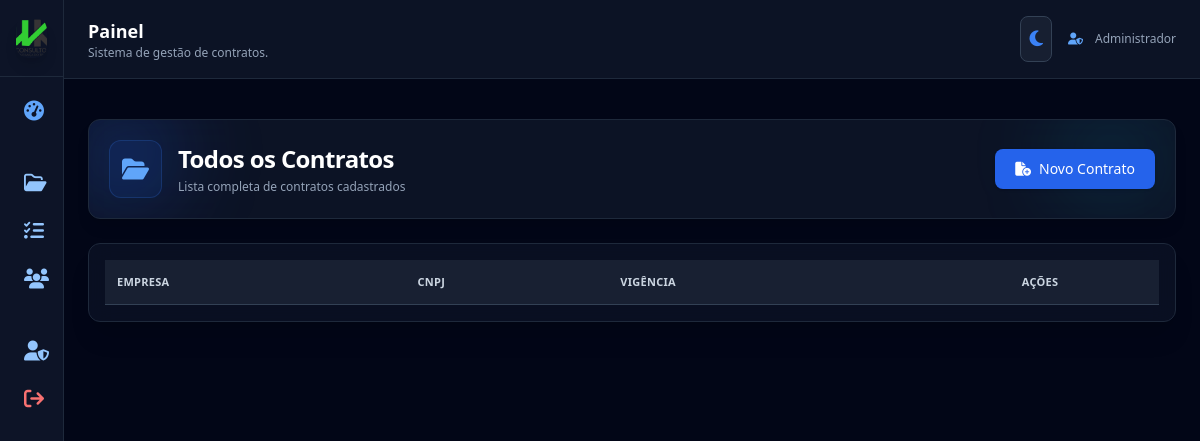
The app's page /contracts (signed in), older data.
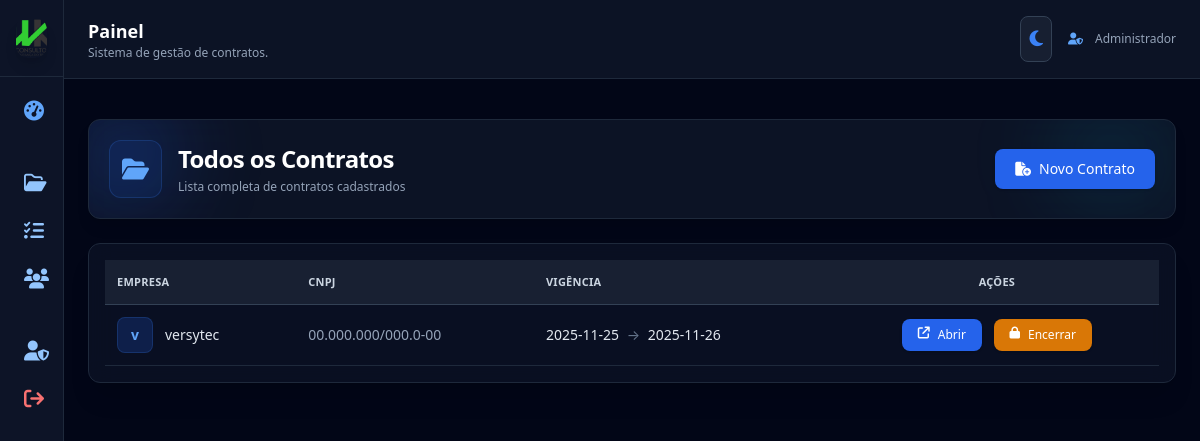
The same page, newer data.
### app.py (models this page shows)
class Contract(db.Model):
    id = db.Column(db.Integer, primary_key=True)
    company_id = db.Column(db.Integer, db.ForeignKey("company.id"))
    description = db.Column(db.Text)
    start_date = db.Column(db.String(20))
    end_date = db.Column(db.String(20))
    status = db.Column(db.String(20), default="ativo")  # <── AQUI
    company = db.relationship("Company")

class Company(db.Model):
    id = db.Column(db.Integer, primary_key=True)
    name = db.Column(db.String(120))
    cnpj = db.Column(db.String(20))
    created_at = db.Column(db.DateTime, default=datetime.utcnow)
    active = db.Column(db.Boolean, default=True)

### app.py (the view)
@app.route("/contracts")
@login_required
def lista_contratos():
    contracts = Contract.query.all()
    return render_template("contracts.html", contracts=contracts)

### app.py (called while the page is built, shortened)
@login_manager.user_loader
def load_user(user_id):
    return User.query.get(int(user_id))

@app.before_request
def criar_admin_automatico():
    admin = User.query.filter_by(email="admin@admin.com").first()

### templates/contracts.html (shortened to what the changed rows need)
{% extends "base.html" %}
{% block content %}
<section class="mb-6 relative">
  <div class="rounded-xl p-5
              bg-white/60 dark:bg-slate-900/80
              shadow-lg
              border border-slate-300 dark:border-slate-800
              backdrop-blur-xl overflow-hidden relative">
    <div class="relative flex items-center justify-between">
      <div class="flex items-center gap-4">
        <div>
          <h1 class="text-2xl font-bold
                     text-slate-800 dark:text-white tracking-tight">
            Todos os Contratos
          </h1>
        </div>
      </div>
    </div>
  </div>
</section>
<div class="rounded-xl shadow-xl border
            border-slate-300 dark:border-slate-800
            bg-white/70 dark:bg-slate-900/60
            backdrop-blur-md p-4">
  <table class="w-full text-sm">
    <thead class="bg-slate-200 dark:bg-slate-800/70
                  text-slate-700 dark:text-slate-300
                  text-[11px] uppercase tracking-wide
                  border-b border-slate-400 dark:border-slate-700">
      <tr>
        <th class="p-3 text-left">Empresa</th>
        <th class="p-3 text-left">CNPJ</th>
        <th class="p-3 text-left">Vigência</th>
        <th class="p-3 text-center">Ações</th>
      </tr>
    </thead>
    <tbody class="text-slate-700 dark:text-slate-200">
      {% for c in contracts %}
      <tr class="border-b
                 border-slate-300 dark:border-slate-800
                 hover:bg-slate-100 dark:hover:bg-slate-800/40
                 transition
                 {% if c.status == 'encerrado' %} bg-red-50 dark:bg-red-900/20 {% endif %}">
        <td class="p-3 flex items-center gap-3 font-medium">
          <div class="w-9 h-9
                      bg-blue-500/10 dark:bg-blue-600/20
                      text-blue-700 dark:text-blue-400
                      rounded-lg flex items-center justify-center
                      font-bold border
                      border-blue-300/40 dark:border-blue-500/20
                      text-sm">
            {{ c.company.name[0] }}
          </div>
          <div class="flex flex-col">
            {{ c.company.name }}
          </div>
        </td>
        <td class="p-3 text-slate-600 dark:text-slate-400 text-sm">
          {{ c.company.cnpj }}
        </td>
        <td class="p-3">
          <span class="font-medium text-slate-800 dark:text-slate-200">
            {{ c.start_date }}
          </span>
          <span class="text-slate-500 px-1">→</span>
          <span class="font-medium text-slate-800 dark:text-slate-200">
            {{ c.end_date }}
          </span>
        </td>
        <td class="p-3 space-x-2 text-center">
          <a href="/contract/{{ c.id }}"
            class="px-4 py-2 bg-blue-600 hover:bg-blue-700
                   text-white text-xs rounded-lg shadow inline-flex gap-2 transition">
            <i class="fa-solid fa-arrow-up-right-from-square"></i> Abrir
          </a>
          {% if c.status == 'ativo' %}
          <button onclick="abrirModalEncerrar({{ c.id }})"
            class="px-4 py-2 bg-amber-600 hover:bg-amber-700
                   text-white text-xs rounded-lg shadow inline-flex gap-2 transition">
            <i class="fa-solid fa-lock"></i> Encerrar
          </button>
          {% endif %}
        </td>
      </tr>
      {% endfor %}
    </tbody>
  </table>
</div>
{% endblock %}

Row changes from the older to the newer data that the page shows:
added Contract: company "v", company.name "versytec", company.cnpj "00.000.000/000.0-00", start_date "2025-11-25", end_date "2025-11-26"
